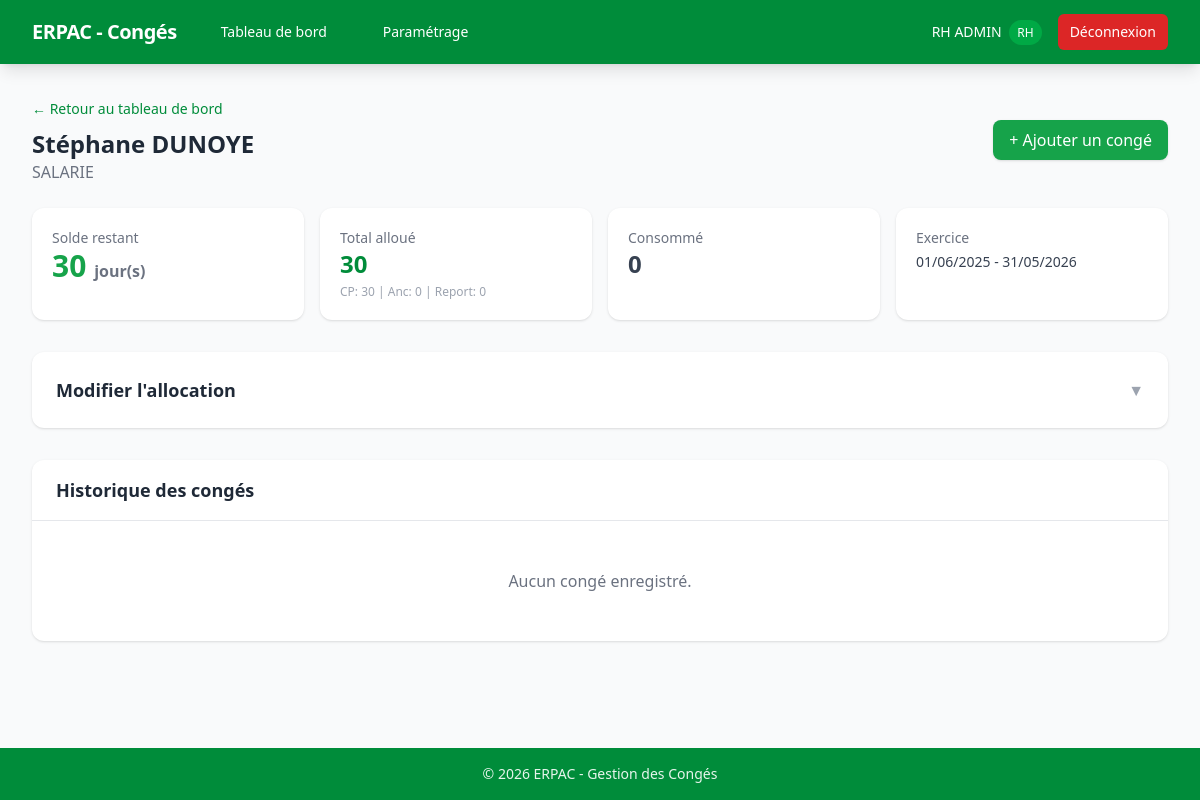
The page /rh/salarie/6 (signed in) on the database its author committed.
### models/user.py (models this page shows, shortened)
class User(UserMixin, db.Model):
    __tablename__ = "users"
    id = db.Column(db.Integer, primary_key=True)
    nom = db.Column(db.String(100), nullable=False)
    prenom = db.Column(db.String(100), nullable=False)
    identifiant = db.Column(db.String(100), unique=True, nullable=False)
    mot_de_passe_hash = db.Column(db.String(200), nullable=False)
    role = db.Column(db.String(20), nullable=False, default="salarie")  # "rh" ou "salarie"
    actif = db.Column(db.Boolean, default=True)
    date_embauche = db.Column(db.Date, nullable=True)
    conges = db.relationship("Conge", backref="utilisateur", lazy=True, cascade="all, delete-orphan")
    allocations = db.relationship("AllocationConge", backref="utilisateur", lazy=True, cascade="all, delete-orphan")

### models/parametrage.py (models this page shows, shortened)
class ParametrageAnnuel(db.Model):
    __tablename__ = "parametrage_annuel"
    id = db.Column(db.Integer, primary_key=True)
    debut_exercice = db.Column(db.Date, nullable=False)
    fin_exercice = db.Column(db.Date, nullable=False)
    jours_conges_defaut = db.Column(db.Integer, nullable=False, default=25)
    actif = db.Column(db.Boolean, default=True)
    allocations = db.relationship("AllocationConge", backref="parametrage", lazy=True, cascade="all, delete-orphan")

### routes/rh.py (the view)
@rh_bp.route("/salarie/<int:user_id>")
@rh_required
def salarie_detail(user_id):
    user = User.query.get_or_404(user_id)
    solde_info = calculer_solde(user.id)
    param = get_parametrage_actif()
    conges = Conge.query.filter_by(user_id=user.id).order_by(Conge.date_debut.desc()).all()
    return render_template(
        "rh/salarie_detail.html",
        salarie=user,
        solde=solde_info,
        conges=conges,
        parametrage=param,
    )

### models/parametrage.py (called while the page is built)
    @property
    def total_jours(self):
        return self.jours_alloues + self.jours_anciennete + self.jours_report

### routes/rh.py (called while the page is built)
def rh_required(f):
    @wraps(f)
    @login_required
    def decorated_function(*args, **kwargs):
        if current_user.role != "rh":
            flash("Accès réservé aux gestionnaires RH.", "error")
            return redirect(url_for("auth.login"))
        return f(*args, **kwargs)
    return decorated_function

### services/solde.py (called while the page is built)
def get_parametrage_actif():
    return ParametrageAnnuel.query.filter_by(actif=True).first()

def get_allocation(user_id, parametrage_id=None):
    if parametrage_id is None:
        param = get_parametrage_actif()
        if param is None:
            return None
        parametrage_id = param.id
    return AllocationConge.query.filter_by(
        user_id=user_id,
        parametrage_id=parametrage_id,
    ).first()

def calculer_jours_consommes(user_id, parametrage_id=None):
    param = None
    if parametrage_id:
        param = ParametrageAnnuel.query.get(parametrage_id)
    else:
        param = get_parametrage_actif()
    if param is None:
        return 0
    from sqlalchemy import func
    result = db.session.query(func.coalesce(func.sum(Conge.nb_jours_ouvrables), 0)).filter(
        Conge.user_id == user_id,
        Conge.date_debut >= param.debut_exercice,
        Conge.date_fin <= param.fin_exercice,
        Conge.type_conge.in_(["CP", "Anciennete"]),
    ).scalar()
    return result

def calculer_solde(user_id, parametrage_id=None):
    allocation = get_allocation(user_id, parametrage_id)
    if allocation is None:
        return {"total_alloue": 0, "total_consomme": 0, "solde_restant": 0}
    pid = allocation.parametrage_id
    consomme = calculer_jours_consommes(user_id, pid)
    total = allocation.total_jours
    return {
        "total_alloue": total,
        "jours_conges": allocation.jours_alloues,
        "jours_anciennete": allocation.jours_anciennete,
        "jours_report": allocation.jours_report,
        "total_consomme": consomme,
        "solde_restant": total - consomme,
    }

### templates/rh/salarie_detail.html (shortened to what this page needs)
{% extends "base.html" %}
{% block content %}
<div class="mb-6 flex items-center justify-between">
    <div>
        <a href="{{ url_for('rh.dashboard') }}" class="text-erpac-primary hover:text-erpac-dark text-sm">&larr; Retour au tableau de bord</a>
        <h1 class="text-2xl font-bold text-gray-800 mt-2">{{ salarie.prenom }} {{ salarie.nom }}</h1>
        <p class="text-gray-500">{{ salarie.role|upper }}{% if salarie.date_embauche %} &middot; Embauché(e) le {{ salarie.date_embauche.strftime('%d/%m/%Y') }}{% endif %}</p>
    </div>
    <a href="{{ url_for('rh.ajouter_conge', user_id=salarie.id) }}"
       class="bg-green-600 hover:bg-green-700 text-white font-medium py-2 px-4 rounded-lg transition shadow">
        + Ajouter un congé
    </a>
</div>
<div class="grid grid-cols-1 md:grid-cols-4 gap-4 mb-8">
    <div class="bg-white rounded-xl shadow p-5">
        <div class="text-sm text-gray-500">Solde restant</div>
        <div class="text-3xl font-bold {% if solde.solde_restant <= 5 %}text-red-600{% elif solde.solde_restant <= 10 %}text-orange-500{% else %}text-green-600{% endif %}">
            {{ solde.solde_restant }} <span class="text-base text-gray-500">jour(s)</span>
        </div>
    </div>
    <div class="bg-white rounded-xl shadow p-5">
        <div class="text-sm text-gray-500">Total alloué</div>
        <div class="text-2xl font-bold text-erpac-primary">{{ solde.total_alloue }}</div>
        <div class="text-xs text-gray-400 mt-1">CP: {{ solde.jours_conges }} | Anc: {{ solde.jours_anciennete }} | Report: {{ solde.jours_report }}</div>
    </div>
    <div class="bg-white rounded-xl shadow p-5">
        <div class="text-sm text-gray-500">Consommé</div>
        <div class="text-2xl font-bold text-gray-700">{{ solde.total_consomme }}</div>
    </div>
    <div class="bg-white rounded-xl shadow p-5">
        <div class="text-sm text-gray-500">Exercice</div>
        <div class="text-sm font-medium text-gray-700 mt-1">
            {% if parametrage %}{{ parametrage.debut_exercice.strftime('%d/%m/%Y') }} - {{ parametrage.fin_exercice.strftime('%d/%m/%Y') }}{% else %}Non configuré{% endif %}
        </div>
    </div>
</div>
<div class="bg-white rounded-xl shadow p-6 mb-8" x-data="{ open: false }">
    <div class="flex items-center justify-between cursor-pointer" @click="open = !open">
        <h2 class="text-lg font-semibold text-gray-800">Modifier l'allocation</h2>
        <span class="text-gray-400" x-text="open ? '▲' : '▼'"></span>
    </div>
</div>
<div class="bg-white rounded-xl shadow overflow-hidden">
    <div class="px-6 py-4 border-b">
        <h2 class="text-lg font-semibold text-gray-800">Historique des congés</h2>
    </div>
    {% if conges %}
    <table class="w-full">
        <thead class="bg-gray-50">
            <tr>
                <th class="px-6 py-3 text-left text-xs font-medium text-gray-500 uppercase">Période</th>
                <th class="px-6 py-3 text-left text-xs font-medium text-gray-500 uppercase">Jours</th>
                <th class="px-6 py-3 text-left text-xs font-medium text-gray-500 uppercase">Type</th>
                <th class="px-6 py-3 text-left text-xs font-medium text-gray-500 uppercase">Commentaire</th>
                <th class="px-6 py-3 text-right text-xs font-medium text-gray-500 uppercase">Actions</th>
            </tr>
        </thead>
        <tbody class="divide-y divide-gray-200">
            {% for conge in conges %}
            <tr class="hover:bg-gray-50 transition">
                <td class="px-6 py-4 text-sm">
                    {{ conge.date_debut.strftime('%d/%m/%Y') }} &rarr; {{ conge.date_fin.strftime('%d/%m/%Y') }}
                </td>
                <td class="px-6 py-4">
                    <span class="font-semibold">{{ conge.nb_jours_ouvrables }}</span> <span class="text-gray-500 text-sm">jour(s)</span>
                </td>
                <td class="px-6 py-4">
                    <span class="px-2 py-1 rounded text-xs font-medium
                        {% if conge.type_conge == 'CP' %}bg-erpac-100 text-erpac-800
                        {% elif conge.type_conge == 'RTT' %}bg-purple-100 text-purple-800
                        {% elif conge.type_conge == 'Maladie' %}bg-red-100 text-red-800
                        {% elif conge.type_conge == 'Anciennete' %}bg-green-100 text-green-800
                        {% else %}bg-gray-100 text-gray-800{% endif %}">
                        {{ conge.type_conge }}
                    </span>
                </td>
                <td class="px-6 py-4 text-sm text-gray-500">{{ conge.commentaire or '-' }}</td>
                <td class="px-6 py-4 text-right space-x-2">
                    <a href="{{ url_for('rh.modifier_conge', conge_id=conge.id) }}"
                       class="text-erpac-primary hover:text-erpac-dark text-sm font-medium">Modifier</a>
                    <form method="POST" action="{{ url_for('rh.supprimer_conge', conge_id=conge.id) }}"
                          class="inline" onsubmit="return confirm('Supprimer ce congé ?')">
                        <button type="submit" class="text-red-600 hover:text-red-800 text-sm font-medium">Supprimer</button>
                    </form>
                </td>
            </tr>
            {% endfor %}
        </tbody>
    </table>
    {% else %}
    <div class="px-6 py-12 text-center text-gray-500">Aucun congé enregistré.</div>
    {% endif %}
</div>
{% endblock %}

### templates/base.html (shortened to what this page needs)
<!DOCTYPE html>
<html lang="fr">
<head>
    <link rel="stylesheet" href="{{ url_for('static', filename='css/tailwind.css') }}">
    <link rel="stylesheet" href="{{ url_for('static', filename='css/custom.css') }}">
</head>
<body class="bg-gray-50 min-h-screen flex flex-col">
    {% if current_user.is_authenticated %}
    <nav class="bg-erpac-primary text-white shadow-lg">
        <div class="max-w-7xl mx-auto px-4 sm:px-6 lg:px-8">
            <div class="flex items-center justify-between h-16">
                <div class="flex items-center space-x-8">
                    <span class="text-xl font-bold tracking-tight">ERPAC - Congés</span>
                    {% if current_user.role == 'rh' %}
                    <a href="{{ url_for('rh.dashboard') }}" class="hover:bg-erpac-dark px-3 py-2 rounded-md text-sm font-medium">Tableau de bord</a>
                    <a href="{{ url_for('rh.parametrage') }}" class="hover:bg-erpac-dark px-3 py-2 rounded-md text-sm font-medium">Paramétrage</a>
                    {% else %}
                    <a href="{{ url_for('salarie.accueil') }}" class="hover:bg-erpac-dark px-3 py-2 rounded-md text-sm font-medium">Mes congés</a>
                    {% endif %}
                </div>
                <div class="flex items-center space-x-4">
                    <span class="text-sm">{{ current_user.prenom }} {{ current_user.nom }}
                        <span class="bg-erpac-light text-xs px-2 py-1 rounded-full ml-1">{{ current_user.role|upper }}</span>
                    </span>
                    <a href="{{ url_for('auth.logout') }}" class="bg-red-600 hover:bg-red-700 px-3 py-2 rounded-md text-sm font-medium transition">Déconnexion</a>
                </div>
            </div>
        </div>
    </nav>
    {% endif %}
    <main class="flex-1">
        <div class="max-w-7xl mx-auto px-4 sm:px-6 lg:px-8 py-8">
            {% block content %}{% endblock %}
        </div>
    </main>
    <footer class="bg-erpac-primary text-erpac-100 text-center py-4 text-sm">
        &copy; {{ now().year if now is defined else "2026" }} ERPAC - Gestion des Congés
    </footer>
</body>
</html>

### static/css/custom.css (style rules this page uses)
* { transition-property: background-color, border-color, color, fill, stroke; transition-duration: 150ms; transition-timing-function: cubic-bezier(0.4, 0, 0.2, 1); }

### rows shown on the page
User: prenom "RH", nom "ADMIN", role "RH"
User: prenom "Stéphane", nom "DUNOYE", role "SALARIE"
ParametrageAnnuel: debut_exercice "01/06/2025", fin_exercice "31/05/2026"

### other values the page prints
{{ solde.solde_restant }} "30"
{{ solde.total_alloue }} "30"
{{ solde.jours_conges }} "30"
{{ solde.jours_anciennete }} "0"
{{ solde.jours_report }} "0"
{{ solde.total_consomme }} "0"
